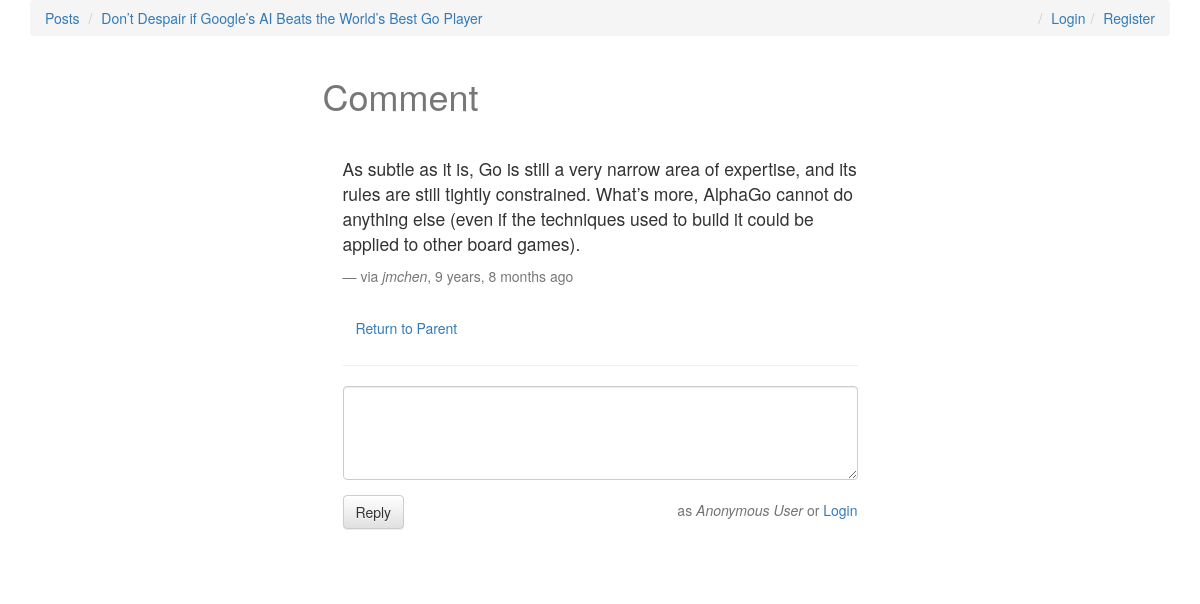
/comments/5/, run on an earlier commit of the app's database.
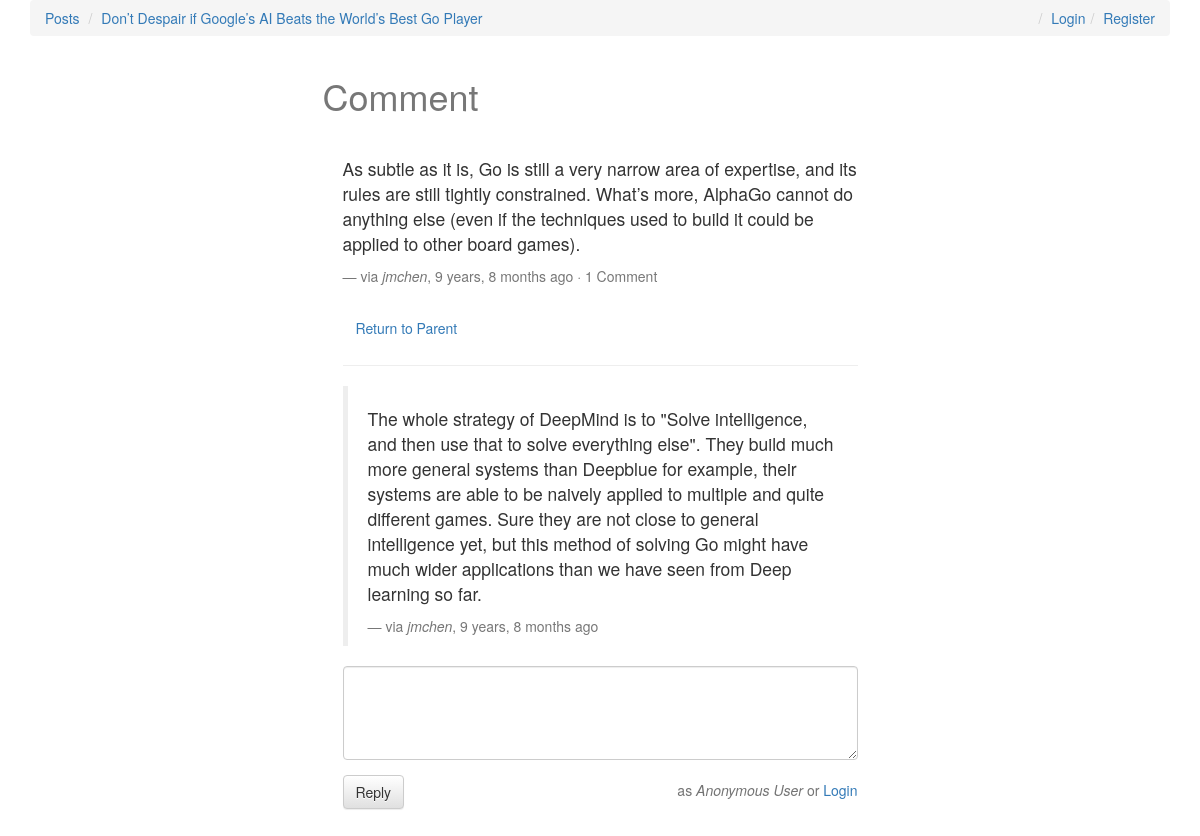
And on a later commit of the database.
### comments/models.py (models this page shows, shortened)
class Comment(models.Model):
	user = models.ForeignKey(settings.AUTH_USER_MODEL, null=True, blank=True, on_delete=models.CASCADE) # Allow Anonymous user
	content_type = models.ForeignKey(ContentType, on_delete=models.CASCADE)
	object_id = models.PositiveIntegerField()
	content_object = GenericForeignKey('content_type', 'object_id')
	content = models.TextField()
	timestamp = models.DateTimeField(auto_now=False, auto_now_add=True)
	objects = CommentManager()
	class Meta:
		ordering = ['-timestamp']
	def get_absolute_url(self):
		return reverse('comments:thread', kwargs={'id': self.id})
	@property
	def get_user_name(self):
		if self.user:
			return self.user.username
		else:
			return 'Anonymous User'
	@property
	def get_content_type(self):
		content_type = ContentType.objects.get_for_model(self.__class__)
		return content_type
	def children(self):
		return Comment.objects.filter_by_instance(self)
	def first_layered(self):
		return self.content_type.model == 'post'
	def get_post(self):
		instance = self
		while not instance.first_layered():
			instance = instance.content_object
		return instance.content_object
	def get_post_url(self):
		return self.get_post().get_absolute_url()

### comments/views.py (the view, shortened to what this page needs)
# urls.py: re_path(r'^(?P<id>\d+)/$', views.comment_thread, name='thread'),
def comment_thread(request, id):
	try:
		comment = Comment.objects.get(id=id)
	except Comment.DoesNotExist:
		raise Http404
	if comment.first_layered():
		initial_data = {
			'content_type_model': comment.get_content_type.model,
			'object_id': comment.id,
		}
		form = CommentForm(request.POST or None, initial=initial_data)
		context = {
			'comment': comment,
			'form': form,
		}
	else:
		context = {
			'comment': comment,
		}
	return render(request, 'comment_thread.html', context)

### comments/forms.py
class CommentForm(forms.Form):
	content_type_model = forms.CharField(widget=forms.HiddenInput)
	object_id = forms.IntegerField(widget=forms.HiddenInput)
	content = forms.CharField(label='', widget=forms.Textarea(attrs={'rows': 4}))

### comments/models.py (called while the page is built)
	def filter_by_instance(self, instance):
		content_type = ContentType.objects.get_for_model(instance.__class__)
		obj_id = instance.id
		qs = super(CommentManager, self).filter(content_type=content_type, object_id=obj_id)
		return qs

### posts/models.py (called while the page is built)
	def get_absolute_url(self):
		return reverse('posts:detail', kwargs={'slug': self.slug})

### templates/comment_thread.html (shortened to what this page needs)
{% extends 'base.html' %}
{% load crispy_forms_tags %}
{% block post_detail_link %}
<li><a href="{{ comment.get_post_url }}">{{ comment.get_post.title }}</a></li>
{% endblock %}
{% block content %}
<div class="row">
  <div class="col-sm-6 col-sm-offset-3">
    <h1>Comment</h1>
    <blockquote style="border:none;">
      <p class="lead">{{ comment.content|linebreaks }}</p>
      <footer>via <cite title="{{ comment.get_user_name }}">{{ comment.get_user_name }}</cite>, {{ comment.timestamp|timesince }} ago {% if comment.children.count == 1 %}&middot; 1 Comment {% elif comment.children.count > 1 %}&middot; {{ comment.children.count }} Comments {% endif %} {% if request.user == comment.user %}&middot; <a href="{{ comment.get_delete_url }}">Delete</a>{% endif %}</footer>
      <br/>
      <button type="button" class="btn btn-link"><a href="{{ comment.content_object.get_absolute_url }}">Return to Parent</a></button>
      <hr/>
  {% for child_comment in comment.children %}
      <blockquote>
        <p>{{ child_comment.content|linebreaks }}</p>
        <footer>via <cite title="{{ child_comment.get_user_name }}">{{ child_comment.get_user_name }}</cite>, {{ child_comment.timestamp|timesince }} ago </footer>
      </blockquote>
  {% endfor %}
  {% if form %}
      <form method="POST" action="">{% csrf_token %}
        {{ form|crispy }}
        <input type="submit" value="Reply" class="btn btn-default" />
        {% if request.user.is_authenticated %}
        <span class="pull-right comment-user">as <i>{{ request.user.username }}</i></span>
        {% else %}
        <span class="pull-right comment-user">as <i>Anonymous User</i> or <a href="{% url 'login' %}?next={{ comment.get_absolute_url }}">Login</a></span>
        {% endif %}
      </form>
  {% endif %}
    </blockquote>
  </div>
</div>
{% endblock %}

What changed in the data, as far as the page shows it:
added Comment: content "The whole strategy of DeepMind is to \"Solve intelligence, and then use that to solve everything else\". They build much more general systems than Deepblue for example, their systems are able to be naively applied to multiple and quite different games. Sure they are not close to general intelligence yet, but this method of solving Go might have much wider applications than we have seen from Deep learning so far.", get_user_name "jmchen", timestamp "9 years, 8 months"
Also different on the page:
text now shown: "· 1 Comment"
